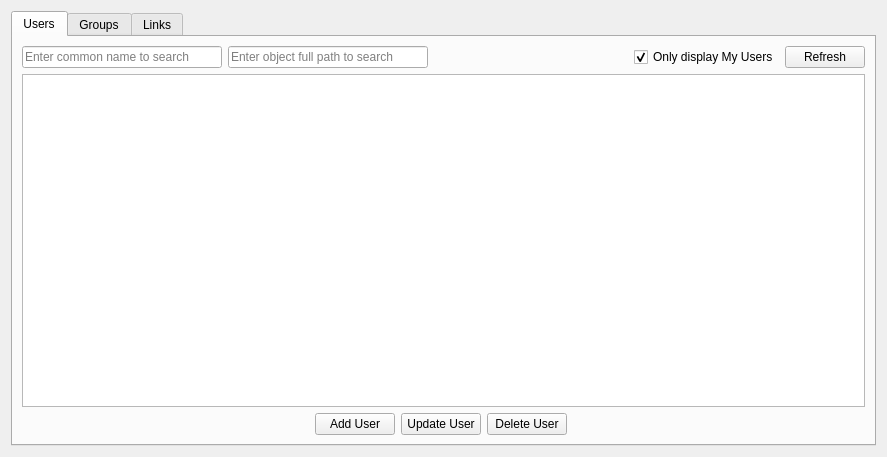
<?xml version="1.0" encoding="UTF-8"?>
<ui version="4.0">
 <class>BdapPage</class>
 <widget class="QWidget" name="BdapPage">
  <property name="geometry">
   <rect>
    <x>0</x>
    <y>0</y>
    <width>887</width>
    <height>457</height>
   </rect>
  </property>
  <property name="windowTitle">
   <string>Form</string>
  </property>
  <layout class="QHBoxLayout" name="horizontalLayout">
   <item>
    <widget class="QTabWidget" name="tabWidget">
     <property name="accessibleDescription">
      <string/>
     </property>
     <property name="styleSheet">
      <string notr="true">QTabWidget:tab-bar { alignment: left; }
QTabBar { alignment: left; }
</string>
     </property>
     <property name="currentIndex">
      <number>0</number>
     </property>
     <widget class="QWidget" name="tabUsers">
      <attribute name="title">
       <string>Users</string>
      </attribute>
      <layout class="QGridLayout" name="gridLayout">
       <item row="0" column="0">
        <layout class="QVBoxLayout" name="verticalLayout_2">
         <item>
          <layout class="QHBoxLayout" name="horizontalLayout_3">
           <item>
            <widget class="QLineEdit" name="lineEditUserCommonNameSearch">
             <property name="placeholderText">
              <string>Enter common name to search</string>
             </property>
            </widget>
           </item>
           <item>
            <widget class="QLineEdit" name="lineEditUserFullPathSearch">
             <property name="placeholderText">
              <string>Enter object full path to search</string>
             </property>
            </widget>
           </item>
           <item>
            <spacer name="horizontalSpacer">
             <property name="orientation">
              <enum>Qt::Horizontal</enum>
             </property>
             <property name="sizeHint" stdset="0">
              <size>
               <width>40</width>
               <height>20</height>
              </size>
             </property>
            </spacer>
           </item>
           <item>
            <widget class="QCheckBox" name="checkBoxMyUsers">
             <property name="toolTip">
              <string>Update and Delete transactions are available when this is checked</string>
             </property>
             <property name="text">
              <string>Only display My Users</string>
             </property>
             <property name="checked">
              <bool>true</bool>
             </property>
            </widget>
           </item>
           <item>
            <widget class="QPushButton" name="pushButton_All">
             <property name="sizePolicy">
              <sizepolicy hsizetype="Fixed" vsizetype="Fixed">
               <horstretch>0</horstretch>
               <verstretch>0</verstretch>
              </sizepolicy>
             </property>
             <property name="text">
              <string>Refresh</string>
             </property>
            </widget>
           </item>
          </layout>
         </item>
         <item>
          <widget class="QTableWidget" name="tableWidget_Users">
           <property name="editTriggers">
            <set>QAbstractItemView::NoEditTriggers</set>
           </property>
           <property name="selectionMode">
            <enum>QAbstractItemView::SingleSelection</enum>
           </property>
           <property name="selectionBehavior">
            <enum>QAbstractItemView::SelectRows</enum>
           </property>
           <attribute name="horizontalHeaderShowSortIndicator" stdset="0">
            <bool>true</bool>
           </attribute>
           <attribute name="horizontalHeaderStretchLastSection">
            <bool>true</bool>
           </attribute>
           <attribute name="verticalHeaderStretchLastSection">
            <bool>false</bool>
           </attribute>
          </widget>
         </item>
         <item>
          <layout class="QHBoxLayout" name="horizontalLayout_4">
           <item>
            <spacer name="horizontalSpacer_2">
             <property name="orientation">
              <enum>Qt::Horizontal</enum>
             </property>
             <property name="sizeHint" stdset="0">
              <size>
               <width>40</width>
               <height>20</height>
              </size>
             </property>
            </spacer>
           </item>
           <item>
            <widget class="QPushButton" name="addUser">
             <property name="sizePolicy">
              <sizepolicy hsizetype="Fixed" vsizetype="Fixed">
               <horstretch>0</horstretch>
               <verstretch>0</verstretch>
              </sizepolicy>
             </property>
             <property name="toolTip">
              <string>Add a user</string>
             </property>
             <property name="text">
              <string>Add User</string>
             </property>
             <property name="icon">
              <iconset resource="../dynamic.qrc">
               <normaloff>:/icons/drk/add</normaloff>:/icons/drk/add</iconset>
             </property>
             <property name="autoDefault">
              <bool>false</bool>
             </property>
            </widget>
           </item>
           <item>
            <widget class="QPushButton" name="pushButtonUpdateUser">
             <property name="sizePolicy">
              <sizepolicy hsizetype="Fixed" vsizetype="Fixed">
               <horstretch>0</horstretch>
               <verstretch>0</verstretch>
              </sizepolicy>
             </property>
             <property name="text">
              <string>Update User</string>
             </property>
             <property name="icon">
              <iconset resource="../dynamic.qrc">
               <normaloff>:/icons/drk/edit</normaloff>:/icons/drk/edit</iconset>
             </property>
            </widget>
           </item>
           <item>
            <widget class="QPushButton" name="deleteUser">
             <property name="sizePolicy">
              <sizepolicy hsizetype="Fixed" vsizetype="Fixed">
               <horstretch>0</horstretch>
               <verstretch>0</verstretch>
              </sizepolicy>
             </property>
             <property name="toolTip">
              <string>Delete the currently selected user from the list</string>
             </property>
             <property name="text">
              <string>Delete User</string>
             </property>
             <property name="icon">
              <iconset resource="../dynamic.qrc">
               <normaloff>:/icons/drk/remove</normaloff>:/icons/drk/remove</iconset>
             </property>
             <property name="autoDefault">
              <bool>false</bool>
             </property>
            </widget>
           </item>
           <item>
            <widget class="QLabel" name="labelUserStatus">
             <property name="sizePolicy">
              <sizepolicy hsizetype="Expanding" vsizetype="Preferred">
               <horstretch>0</horstretch>
               <verstretch>0</verstretch>
              </sizepolicy>
             </property>
             <property name="text">
              <string/>
             </property>
             <property name="alignment">
              <set>Qt::AlignRight|Qt::AlignTrailing|Qt::AlignVCenter</set>
             </property>
            </widget>
           </item>
          </layout>
         </item>
        </layout>
       </item>
      </layout>
     </widget>
     <widget class="QWidget" name="tab_Groups">
      <attribute name="title">
       <string>Groups</string>
      </attribute>
      <layout class="QGridLayout" name="gridLayout_2">
       <item row="0" column="0">
        <layout class="QVBoxLayout" name="verticalLayout_4">
         <item>
          <layout class="QHBoxLayout" name="horizontalLayout_6">
           <item>
            <widget class="QLineEdit" name="lineEditGroupCommonNameSearch">
             <property name="placeholderText">
              <string>Enter common name to search</string>
             </property>
            </widget>
           </item>
           <item>
            <widget class="QLineEdit" name="lineEditGroupFullPathSearch">
             <property name="placeholderText">
              <string>Enter object full path to search</string>
             </property>
            </widget>
           </item>
           <item>
            <spacer name="horizontalSpacer_6">
             <property name="orientation">
              <enum>Qt::Horizontal</enum>
             </property>
             <property name="sizeHint" stdset="0">
              <size>
               <width>40</width>
               <height>20</height>
              </size>
             </property>
            </spacer>
           </item>
           <item>
            <widget class="QCheckBox" name="checkBoxMyGroups">
             <property name="toolTip">
              <string>Update and Delete transactions are available when this is checked</string>
             </property>
             <property name="text">
              <string>Only display My Groups</string>
             </property>
             <property name="checked">
              <bool>true</bool>
             </property>
            </widget>
           </item>
           <item>
            <widget class="QPushButton" name="pushButton_AllGroups">
             <property name="sizePolicy">
              <sizepolicy hsizetype="Fixed" vsizetype="Fixed">
               <horstretch>0</horstretch>
               <verstretch>0</verstretch>
              </sizepolicy>
             </property>
             <property name="text">
              <string>Refresh</string>
             </property>
            </widget>
           </item>
          </layout>
         </item>
         <item>
          <widget class="QTableWidget" name="tableWidget_Groups">
           <property name="editTriggers">
            <set>QAbstractItemView::NoEditTriggers</set>
           </property>
           <property name="selectionMode">
            <enum>QAbstractItemView::SingleSelection</enum>
           </property>
           <property name="selectionBehavior">
            <enum>QAbstractItemView::SelectRows</enum>
           </property>
           <attribute name="horizontalHeaderShowSortIndicator" stdset="0">
            <bool>true</bool>
           </attribute>
           <attribute name="horizontalHeaderStretchLastSection">
            <bool>true</bool>
           </attribute>
          </widget>
         </item>
         <item>
          <layout class="QHBoxLayout" name="horizontalLayout_5">
           <item>
            <spacer name="horizontalSpacer_4">
             <property name="orientation">
              <enum>Qt::Horizontal</enum>
             </property>
             <property name="sizeHint" stdset="0">
              <size>
               <width>40</width>
               <height>20</height>
              </size>
             </property>
            </spacer>
           </item>
           <item>
            <layout class="QHBoxLayout" name="horizontalLayout_2">
             <item>
              <widget class="QPushButton" name="addGroup">
               <property name="sizePolicy">
                <sizepolicy hsizetype="Fixed" vsizetype="Fixed">
                 <horstretch>0</horstretch>
                 <verstretch>0</verstretch>
                </sizepolicy>
               </property>
               <property name="toolTip">
                <string>Add a new group</string>
               </property>
               <property name="text">
                <string>Add Group</string>
               </property>
               <property name="icon">
                <iconset resource="../dynamic.qrc">
                 <normaloff>:/icons/drk/add</normaloff>:/icons/drk/add</iconset>
               </property>
               <property name="autoDefault">
                <bool>false</bool>
               </property>
              </widget>
             </item>
             <item>
              <widget class="QPushButton" name="pushButtonUpdateGroup">
               <property name="sizePolicy">
                <sizepolicy hsizetype="Fixed" vsizetype="Fixed">
                 <horstretch>0</horstretch>
                 <verstretch>0</verstretch>
                </sizepolicy>
               </property>
               <property name="text">
                <string>Update Group</string>
               </property>
               <property name="icon">
                <iconset resource="../dynamic.qrc">
                 <normaloff>:/icons/drk/edit</normaloff>:/icons/drk/edit</iconset>
               </property>
              </widget>
             </item>
             <item>
              <widget class="QPushButton" name="deleteGroup">
               <property name="sizePolicy">
                <sizepolicy hsizetype="Fixed" vsizetype="Fixed">
                 <horstretch>0</horstretch>
                 <verstretch>0</verstretch>
                </sizepolicy>
               </property>
               <property name="toolTip">
                <string>Delete the currently selected group from the list</string>
               </property>
               <property name="text">
                <string>&amp;Delete Group</string>
               </property>
               <property name="icon">
                <iconset resource="../dynamic.qrc">
                 <normaloff>:/icons/drk/remove</normaloff>:/icons/drk/remove</iconset>
               </property>
               <property name="autoDefault">
                <bool>false</bool>
               </property>
              </widget>
             </item>
            </layout>
           </item>
           <item>
            <widget class="QLabel" name="labelGroupStatus">
             <property name="sizePolicy">
              <sizepolicy hsizetype="Expanding" vsizetype="Preferred">
               <horstretch>0</horstretch>
               <verstretch>0</verstretch>
              </sizepolicy>
             </property>
             <property name="text">
              <string/>
             </property>
             <property name="alignment">
              <set>Qt::AlignRight|Qt::AlignTrailing|Qt::AlignVCenter</set>
             </property>
            </widget>
           </item>
          </layout>
         </item>
        </layout>
       </item>
      </layout>
     </widget>
     <widget class="QWidget" name="tab_Links">
      <attribute name="title">
       <string>Links</string>
      </attribute>
      <layout class="QGridLayout" name="gridLayout_3">
       <item row="0" column="0">
        <layout class="QHBoxLayout" name="horizontalLayout_17">
         <item>
          <layout class="QVBoxLayout" name="verticalLayout">
           <item>
            <layout class="QHBoxLayout" name="horizontalLayout_14">
             <item>
              <widget class="QLabel" name="labelPA">
               <property name="text">
                <string>Pending Accept</string>
               </property>
              </widget>
             </item>
             <item>
              <widget class="QLabel" name="labelPARecords">
               <property name="text">
                <string/>
               </property>
              </widget>
             </item>
             <item>
              <spacer name="horizontalSpacer_15">
               <property name="orientation">
                <enum>Qt::Horizontal</enum>
               </property>
               <property name="sizeHint" stdset="0">
                <size>
                 <width>40</width>
                 <height>20</height>
                </size>
               </property>
              </spacer>
             </item>
             <item>
              <widget class="QPushButton" name="pushButtonRefreshPendingAccept">
               <property name="sizePolicy">
                <sizepolicy hsizetype="Fixed" vsizetype="Fixed">
                 <horstretch>0</horstretch>
                 <verstretch>0</verstretch>
                </sizepolicy>
               </property>
               <property name="text">
                <string>Refresh</string>
               </property>
              </widget>
             </item>
            </layout>
           </item>
           <item>
            <layout class="QHBoxLayout" name="horizontalLayout_8">
             <item>
              <widget class="QLineEdit" name="lineEdit">
               <property name="placeholderText">
                <string>Requestor search</string>
               </property>
              </widget>
             </item>
             <item>
              <widget class="QLineEdit" name="lineEdit_2">
               <property name="placeholderText">
                <string>Recipient search</string>
               </property>
              </widget>
             </item>
            </layout>
           </item>
           <item>
            <widget class="QTableWidget" name="tableWidgetPendingAccept">
             <property name="editTriggers">
              <set>QAbstractItemView::NoEditTriggers</set>
             </property>
             <property name="selectionMode">
              <enum>QAbstractItemView::SingleSelection</enum>
             </property>
             <property name="selectionBehavior">
              <enum>QAbstractItemView::SelectRows</enum>
             </property>
             <property name="columnCount">
              <number>0</number>
             </property>
            </widget>
           </item>
           <item>
            <layout class="QHBoxLayout" name="horizontalLayout_7">
             <item>
              <spacer name="horizontalSpacer_3">
               <property name="orientation">
                <enum>Qt::Horizontal</enum>
               </property>
               <property name="sizeHint" stdset="0">
                <size>
                 <width>40</width>
                 <height>20</height>
                </size>
               </property>
              </spacer>
             </item>
             <item>
              <widget class="QPushButton" name="pushButton_8">
               <property name="sizePolicy">
                <sizepolicy hsizetype="Fixed" vsizetype="Fixed">
                 <horstretch>0</horstretch>
                 <verstretch>0</verstretch>
                </sizepolicy>
               </property>
               <property name="text">
                <string>Accept</string>
               </property>
               <property name="icon">
                <iconset resource="../dynamic.qrc">
                 <normaloff>:/icons/drk/transaction_confirmed</normaloff>:/icons/drk/transaction_confirmed</iconset>
               </property>
              </widget>
             </item>
             <item>
              <widget class="QPushButton" name="pushButton">
               <property name="sizePolicy">
                <sizepolicy hsizetype="Fixed" vsizetype="Fixed">
                 <horstretch>0</horstretch>
                 <verstretch>0</verstretch>
                </sizepolicy>
               </property>
               <property name="text">
                <string>Delete</string>
               </property>
               <property name="icon">
                <iconset resource="../dynamic.qrc">
                 <normaloff>:/icons/drk/drkpurple_remove</normaloff>:/icons/drk/drkpurple_remove</iconset>
               </property>
              </widget>
             </item>
             <item>
              <spacer name="horizontalSpacer_5">
               <property name="orientation">
                <enum>Qt::Horizontal</enum>
               </property>
               <property name="sizeHint" stdset="0">
                <size>
                 <width>40</width>
                 <height>20</height>
                </size>
               </property>
              </spacer>
             </item>
            </layout>
           </item>
          </layout>
         </item>
         <item>
          <layout class="QVBoxLayout" name="verticalLayout_3">
           <item>
            <layout class="QHBoxLayout" name="horizontalLayout_15">
             <item>
              <widget class="QLabel" name="labelPR">
               <property name="text">
                <string>Pending Request</string>
               </property>
              </widget>
             </item>
             <item>
              <widget class="QLabel" name="labelPRRecords">
               <property name="text">
                <string/>
               </property>
              </widget>
             </item>
             <item>
              <spacer name="horizontalSpacer_16">
               <property name="orientation">
                <enum>Qt::Horizontal</enum>
               </property>
               <property name="sizeHint" stdset="0">
                <size>
                 <width>40</width>
                 <height>20</height>
                </size>
               </property>
              </spacer>
             </item>
             <item>
              <widget class="QPushButton" name="pushButtonRefreshPendingRequest">
               <property name="sizePolicy">
                <sizepolicy hsizetype="Fixed" vsizetype="Fixed">
                 <horstretch>0</horstretch>
                 <verstretch>0</verstretch>
                </sizepolicy>
               </property>
               <property name="text">
                <string>Refresh</string>
               </property>
              </widget>
             </item>
            </layout>
           </item>
           <item>
            <layout class="QHBoxLayout" name="horizontalLayout_10">
             <item>
              <widget class="QLineEdit" name="lineEdit_3">
               <property name="placeholderText">
                <string>Requestor search</string>
               </property>
              </widget>
             </item>
             <item>
              <widget class="QLineEdit" name="lineEdit_4">
               <property name="placeholderText">
                <string>Recipient search</string>
               </property>
              </widget>
             </item>
            </layout>
           </item>
           <item>
            <widget class="QTableWidget" name="tableWidgetPendingRequest">
             <property name="editTriggers">
              <set>QAbstractItemView::NoEditTriggers</set>
             </property>
             <property name="selectionMode">
              <enum>QAbstractItemView::SingleSelection</enum>
             </property>
             <property name="selectionBehavior">
              <enum>QAbstractItemView::SelectRows</enum>
             </property>
             <property name="columnCount">
              <number>0</number>
             </property>
            </widget>
           </item>
           <item>
            <layout class="QHBoxLayout" name="horizontalLayout_11">
             <item>
              <spacer name="horizontalSpacer_9">
               <property name="orientation">
                <enum>Qt::Horizontal</enum>
               </property>
               <property name="sizeHint" stdset="0">
                <size>
                 <width>40</width>
                 <height>20</height>
                </size>
               </property>
              </spacer>
             </item>
             <item>
              <widget class="QPushButton" name="pushButton_3">
               <property name="sizePolicy">
                <sizepolicy hsizetype="Fixed" vsizetype="Fixed">
                 <horstretch>0</horstretch>
                 <verstretch>0</verstretch>
                </sizepolicy>
               </property>
               <property name="text">
                <string>Delete</string>
               </property>
               <property name="icon">
                <iconset resource="../dynamic.qrc">
                 <normaloff>:/icons/drk/drkpurple_remove</normaloff>:/icons/drk/drkpurple_remove</iconset>
               </property>
              </widget>
             </item>
             <item>
              <spacer name="horizontalSpacer_10">
               <property name="orientation">
                <enum>Qt::Horizontal</enum>
               </property>
               <property name="sizeHint" stdset="0">
                <size>
                 <width>40</width>
                 <height>20</height>
                </size>
               </property>
              </spacer>
             </item>
            </layout>
           </item>
          </layout>
         </item>
         <item>
          <layout class="QVBoxLayout" name="verticalLayout_5">
           <item>
            <layout class="QHBoxLayout" name="horizontalLayout_16">
             <item>
              <widget class="QLabel" name="labelComplete">
               <property name="text">
                <string>Complete</string>
               </property>
              </widget>
             </item>
             <item>
              <widget class="QLabel" name="labelCompleteRecords">
               <property name="text">
                <string/>
               </property>
              </widget>
             </item>
             <item>
              <spacer name="horizontalSpacer_17">
               <property name="orientation">
                <enum>Qt::Horizontal</enum>
               </property>
               <property name="sizeHint" stdset="0">
                <size>
                 <width>40</width>
                 <height>20</height>
                </size>
               </property>
              </spacer>
             </item>
             <item>
              <widget class="QPushButton" name="pushButtonRefreshComplete">
               <property name="sizePolicy">
                <sizepolicy hsizetype="Fixed" vsizetype="Fixed">
                 <horstretch>0</horstretch>
                 <verstretch>0</verstretch>
                </sizepolicy>
               </property>
               <property name="text">
                <string>Refresh</string>
               </property>
              </widget>
             </item>
            </layout>
           </item>
           <item>
            <layout class="QHBoxLayout" name="horizontalLayout_12">
             <item>
              <widget class="QLineEdit" name="lineEdit_5">
               <property name="placeholderText">
                <string>Requestor search</string>
               </property>
              </widget>
             </item>
             <item>
              <widget class="QLineEdit" name="lineEdit_6">
               <property name="placeholderText">
                <string>Recipient search</string>
               </property>
              </widget>
             </item>
            </layout>
           </item>
           <item>
            <widget class="QTableWidget" name="tableWidgetComplete">
             <property name="editTriggers">
              <set>QAbstractItemView::NoEditTriggers</set>
             </property>
             <property name="selectionMode">
              <enum>QAbstractItemView::SingleSelection</enum>
             </property>
             <property name="selectionBehavior">
              <enum>QAbstractItemView::SelectRows</enum>
             </property>
             <property name="columnCount">
              <number>0</number>
             </property>
            </widget>
           </item>
           <item>
            <layout class="QHBoxLayout" name="horizontalLayout_13">
             <item>
              <spacer name="horizontalSpacer_11">
               <property name="orientation">
                <enum>Qt::Horizontal</enum>
               </property>
               <property name="sizeHint" stdset="0">
                <size>
                 <width>40</width>
                 <height>20</height>
                </size>
               </property>
              </spacer>
             </item>
             <item>
              <widget class="QPushButton" name="pushButton_4">
               <property name="sizePolicy">
                <sizepolicy hsizetype="Fixed" vsizetype="Fixed">
                 <horstretch>0</horstretch>
                 <verstretch>0</verstretch>
                </sizepolicy>
               </property>
               <property name="text">
                <string>Delete</string>
               </property>
               <property name="icon">
                <iconset resource="../dynamic.qrc">
                 <normaloff>:/icons/drk/drkpurple_remove</normaloff>:/icons/drk/drkpurple_remove</iconset>
               </property>
              </widget>
             </item>
             <item>
              <spacer name="horizontalSpacer_12">
               <property name="orientation">
                <enum>Qt::Horizontal</enum>
               </property>
               <property name="sizeHint" stdset="0">
                <size>
                 <width>40</width>
                 <height>20</height>
                </size>
               </property>
              </spacer>
             </item>
            </layout>
           </item>
          </layout>
         </item>
        </layout>
       </item>
       <item row="1" column="0">
        <layout class="QHBoxLayout" name="horizontalLayout_9">
         <item>
          <spacer name="horizontalSpacer_7">
           <property name="orientation">
            <enum>Qt::Horizontal</enum>
           </property>
           <property name="sizeHint" stdset="0">
            <size>
             <width>40</width>
             <height>20</height>
            </size>
           </property>
          </spacer>
         </item>
         <item>
          <widget class="QPushButton" name="pushButton_2">
           <property name="sizePolicy">
            <sizepolicy hsizetype="Fixed" vsizetype="Fixed">
             <horstretch>0</horstretch>
             <verstretch>0</verstretch>
            </sizepolicy>
           </property>
           <property name="text">
            <string>Add New Link</string>
           </property>
           <property name="icon">
            <iconset resource="../dynamic.qrc">
             <normaloff>:/icons/drk/add</normaloff>:/icons/drk/add</iconset>
           </property>
          </widget>
         </item>
         <item>
          <spacer name="horizontalSpacer_8">
           <property name="orientation">
            <enum>Qt::Horizontal</enum>
           </property>
           <property name="sizeHint" stdset="0">
            <size>
             <width>40</width>
             <height>20</height>
            </size>
           </property>
          </spacer>
         </item>
        </layout>
       </item>
      </layout>
     </widget>
    </widget>
   </item>
  </layout>
 </widget>
 <resources>
  <include location="../dynamic.qrc"/>
 </resources>
 <connections/>
</ui>
